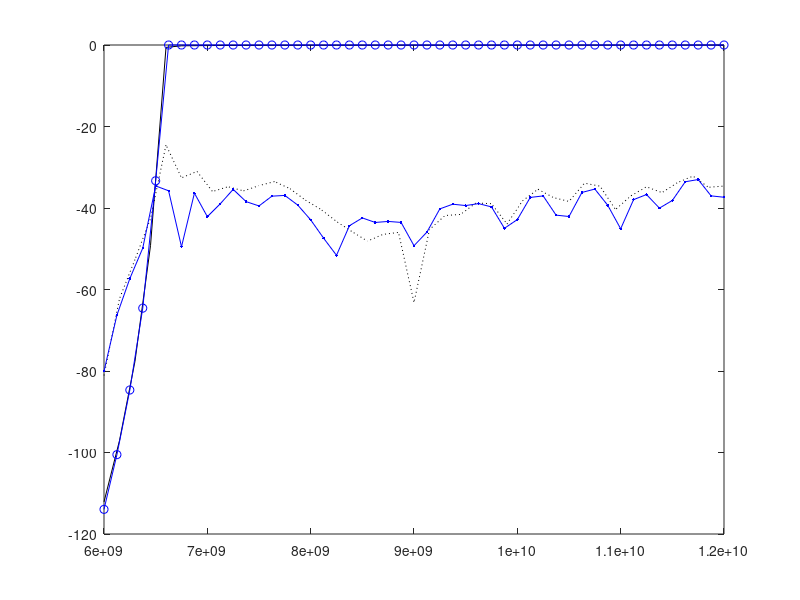

Recreate this plot in MATLAB.
dom = [
6.00000000e+009 -8.004143155419638e+001 -1.139534933240263e+002 -1.139534933240266e+002 -5.105368352334295e+001
6.12500000e+009 -6.629538516099427e+001 -1.005274311045664e+002 -1.005274311045664e+002 -5.116501839740134e+001
6.25000000e+009 -5.731419589828224e+001 -8.466179490474026e+001 -8.466179490474013e+001 -4.938358993738845e+001
6.37500000e+009 -4.984663249224528e+001 -6.457413220756263e+001 -6.457413220756182e+001 -4.910535174100931e+001
6.50000000e+009 -3.458266671450167e+001 -3.332034780048177e+001 -3.332034780048154e+001 -5.203613173673401e+001
6.62500000e+009 -3.577399314030817e+001 -2.157394170977898e-003 -2.157394170841894e-003 -3.579887463272534e+001
6.75000000e+009 -4.951323211386920e+001 -9.627408961559577e-004 -9.627408961627087e-004 -4.959986355867617e+001
6.87500000e+009 -3.634979436331491e+001 -1.874486434259135e-003 -1.874486434195476e-003 -3.633911107725431e+001
7.00000000e+009 -4.212670801072885e+001 -1.119021922024892e-003 -1.119021922031643e-003 -4.219184166303997e+001
7.12500000e+009 -3.897188689867289e+001 -1.403968648165264e-003 -1.403968648145009e-003 -3.898017251187732e+001
7.25000000e+009 -3.543115948624558e+001 -2.110805743412506e-003 -2.110805743405754e-003 -3.543450647249500e+001
7.37500000e+009 -3.843694081244119e+001 -1.519484910132507e-003 -1.519484910126720e-003 -3.840228761913152e+001
7.50000000e+009 -3.949379855196314e+001 -1.404698690620564e-003 -1.404698690698687e-003 -3.951603292410859e+001
7.62500000e+009 -3.709467624261373e+001 -1.795294293891583e-003 -1.795294293846250e-003 -3.712253900433331e+001
7.75000000e+009 -3.691313799383018e+001 -1.873860465412309e-003 -1.873860465422919e-003 -3.691642201538001e+001
7.87500000e+009 -3.928611869349960e+001 -1.543341403632442e-003 -1.543341403640158e-003 -3.926420052084783e+001
8.00000000e+009 -4.290900922976697e+001 -1.296301500919861e-003 -1.296301500867780e-003 -4.284781111604772e+001
8.12500000e+009 -4.739711953381935e+001 -1.198933292970910e-003 -1.198933292849388e-003 -4.732611007649169e+001
8.25000000e+009 -5.160737990691294e+001 -1.199054033785518e-003 -1.199054033803843e-003 -5.167537596339903e+001
8.37500000e+009 -4.434825313483185e+001 -1.383905010174157e-003 -1.383905010070958e-003 -4.431019181533571e+001
8.50000000e+009 -4.243604910358130e+001 -1.531700945593147e-003 -1.531700945579644e-003 -4.236813756683408e+001
8.62500000e+009 -4.354714423579489e+001 -1.533950526454142e-003 -1.533950526432923e-003 -4.350973216406031e+001
8.75000000e+009 -4.329535025714315e+001 -1.604968510111911e-003 -1.604968510070437e-003 -4.334022602806763e+001
8.87500000e+009 -4.353712910689062e+001 -1.661220227336429e-003 -1.661220227375010e-003 -4.357652531089726e+001
9.00000000e+009 -4.925491368142617e+001 -1.591752986966213e-003 -1.591752986973929e-003 -4.932127485669049e+001
9.12500000e+009 -4.591443348438524e+001 -1.722496786846364e-003 -1.722496786801997e-003 -4.599298091678969e+001
9.25000000e+009 -4.021374424386303e+001 -2.102439918008125e-003 -2.102439918020664e-003 -4.019962426914222e+001
9.37500000e+009 -3.906629940220633e+001 -2.313752608536916e-003 -2.313752608570676e-003 -3.899380105888575e+001
9.50000000e+009 -3.940169820692981e+001 -2.355739889458769e-003 -2.355739889482884e-003 -3.933012645464474e+001
9.62500000e+009 -3.892615261572411e+001 -2.489310101995061e-003 -2.489310102033646e-003 -3.894188002973515e+001
9.75000000e+009 -3.973312266676142e+001 -2.482452170148228e-003 -2.482452170207068e-003 -3.978122473659995e+001
9.87500000e+009 -4.498335521274449e+001 -2.261302983016872e-003 -2.261302983052561e-003 -4.488891724052151e+001
1.00000000e+010 -4.283891860582862e+001 -2.447891423516409e-003 -2.447891423421878e-003 -4.273810435388281e+001
1.01250000e+010 -3.740409571497950e+001 -3.101031682992977e-003 -3.101031683080762e-003 -3.742847766164626e+001
1.02500000e+010 -3.703496715374597e+001 -3.271497779440823e-003 -3.271497779388729e-003 -3.709308675139664e+001
1.03750000e+010 -4.175380044119195e+001 -2.818033751191988e-003 -2.818033751222857e-003 -4.190231889032756e+001
1.05000000e+010 -4.208642839626290e+001 -2.909318784609483e-003 -2.909318784613342e-003 -4.225609484854328e+001
1.06250000e+010 -3.618604487624224e+001 -3.794472278710868e-003 -3.794472278338475e-003 -3.624141110163421e+001
1.07500000e+010 -3.535273748600549e+001 -4.143542543682947e-003 -4.143542543598046e-003 -3.537121099671302e+001
1.08750000e+010 -3.933718122121122e+001 -3.529522279159661e-003 -3.529522279222368e-003 -3.925907435695961e+001
1.10000000e+010 -4.510203868337378e+001 -3.292026491633514e-003 -3.292026491675960e-003 -4.481183779486172e+001
1.11250000e+010 -3.794256160359915e+001 -3.973400723046846e-003 -3.973400722909848e-003 -3.798328827963315e+001
1.12500000e+010 -3.670249213760170e+001 -4.337590220213908e-003 -4.337590220202331e-003 -3.678601249558000e+001
1.13750000e+010 -4.002971188888879e+001 -3.997463113068546e-003 -3.997463113000047e-003 -4.024112473056414e+001
1.15000000e+010 -3.815184290154833e+001 -4.380839270340041e-003 -4.380839270349690e-003 -3.834952515557872e+001
1.16250000e+010 -3.356222654338938e+001 -5.773067947155619e-003 -5.773067947101580e-003 -3.364494720143008e+001
1.17500000e+010 -3.301599514413129e+001 -6.211132396211915e-003 -6.211132396254376e-003 -3.304111016038964e+001
1.18750000e+010 -3.702221164985328e+001 -5.122968464768000e-003 -5.122968464649318e-003 -3.688872869881266e+001
1.20000000e+010 -3.736172207922902e+001 -5.244417560906627e-003 -5.244417560936539e-003 -3.722782177456415e+001
];

tfe = [
6.00000000e+009 -7.266350423850078e+001 -1.139548605413789e+002 -1.139548605413791e+002 -5.041800746249838e+001
6.12500000e+009 -6.784340676691495e+001 -1.005285946612745e+002 -1.005285946612751e+002 -5.026159099131613e+001
6.25000000e+009 -5.665189486002879e+001 -8.465752235735968e+001 -8.465752235735965e+001 -4.995129202203414e+001
6.37500000e+009 -4.819756282714094e+001 -6.456315725642989e+001 -6.456315725642980e+001 -4.943310638137744e+001
6.50000000e+009 -3.460177974768954e+001 -3.332490149917519e+001 -3.332490149917516e+001 -5.045149908616666e+001
6.62500000e+009 -3.562509792772622e+001 -1.189416579673409e-003 -1.189416579654120e-003 -3.562509792770631e+001
6.75000000e+009 -4.909715581420555e+001 -5.346522545722416e-005 -5.346522547940383e-005 -4.909715581417773e+001
6.87500000e+009 -3.637076411854573e+001 -1.001746850832072e-003 -1.001746850902476e-003 -3.637076411854637e+001
7.00000000e+009 -4.194089679226174e+001 -2.777848276541732e-004 -2.777848276831039e-004 -4.194089679226654e+001
7.12500000e+009 -3.895932373508892e+001 -5.519243231844909e-004 -5.519243231478441e-004 -3.895932373509275e+001
7.25000000e+009 -3.532532778146486e+001 -1.274427848538443e-003 -1.274427848551945e-003 -3.532532778145402e+001
7.37500000e+009 -3.834494495281956e+001 -6.358015843414568e-004 -6.358015844031783e-004 -3.834494495283266e+001
7.50000000e+009 -3.948459438718925e+001 -4.890455648418033e-004 -4.890455648244444e-004 -3.948459438716340e+001
7.62500000e+009 -3.709899958163407e+001 -8.470844444875906e-004 -8.470844444412984e-004 -3.709899958166253e+001
7.75000000e+009 -3.696913247684545e+001 -8.727999302256615e-004 -8.727999302777405e-004 -3.696913247685076e+001
7.87500000e+009 -3.934434808224955e+001 -5.050969635378592e-004 -5.050969635523250e-004 -3.934434808223875e+001
8.00000000e+009 -4.280357121070081e+001 -2.277396122699584e-004 -2.277396122940672e-004 -4.280357121069441e+001
8.12500000e+009 -4.720364504529526e+001 -8.268446899505142e-005 -8.268446900180177e-005 -4.720364504529934e+001
8.25000000e+009 -5.119851202677535e+001 -3.295601994825403e-005 -3.295601997525530e-005 -5.119851202675258e+001
8.37500000e+009 -4.416542610241454e+001 -1.664370549731333e-004 -1.664370549249160e-004 -4.416542610248649e+001
8.50000000e+009 -4.237522764561815e+001 -2.513472361127464e-004 -2.513472361898949e-004 -4.237522764560937e+001
8.62500000e+009 -4.355988117317341e+001 -1.913399961974237e-004 -1.913399962784290e-004 -4.355988117316973e+001
8.75000000e+009 -4.333886921603657e+001 -2.013295190845852e-004 -2.013295190373321e-004 -4.333886921603253e+001
8.87500000e+009 -4.365503052679840e+001 -1.871934369995625e-004 -1.871934369879903e-004 -4.365503052680818e+001
9.00000000e+009 -4.952446941959493e+001 -4.845513321375716e-005 -4.845513318675584e-005 -4.952446941960601e+001
9.12500000e+009 -4.572536564960220e+001 -1.162126907701323e-004 -1.162126908173850e-004 -4.572536564955671e+001
9.25000000e+009 -4.013477824570678e+001 -4.210440541905414e-004 -4.210440541712539e-004 -4.013477824570620e+001
9.37500000e+009 -3.903114537066635e+001 -5.428713438629647e-004 -5.428713439275787e-004 -3.903114537066047e+001
9.50000000e+009 -3.939156030478794e+001 -4.996354703801040e-004 -4.996354703376712e-004 -3.939156030480147e+001
9.62500000e+009 -3.896470815614093e+001 -5.512404231683434e-004 -5.512404232049902e-004 -3.896470815613306e+001
9.75000000e+009 -3.982994572093759e+001 -4.516607195220922e-004 -4.516607194854458e-004 -3.982994572094300e+001
9.87500000e+009 -4.512515635977297e+001 -1.334367166435649e-004 -1.334367166377788e-004 -4.512515635977320e+001
1.00000000e+010 -4.280354795641705e+001 -2.277408318444512e-004 -2.277408317470516e-004 -4.280354795644661e+001
1.01250000e+010 -3.745240294388785e+001 -7.808777712385844e-004 -7.808777712327979e-004 -3.745240294388065e+001
1.02500000e+010 -3.714294001659412e+001 -8.385563206659744e-004 -8.385563206553658e-004 -3.714294001658792e+001
1.03750000e+010 -4.192053456626539e+001 -2.790903428201427e-004 -2.790903428143565e-004 -4.192053456627570e+001
1.05000000e+010 -4.200023901015457e+001 -2.740148571573553e-004 -2.740148571506048e-004 -4.200023901015793e+001
1.06250000e+010 -3.619431706555158e+001 -1.043289335615589e-003 -1.043289335571224e-003 -3.619431706555030e+001
1.07500000e+010 -3.541500960441042e+001 -1.248377027353226e-003 -1.248377027394698e-003 -3.541500960441437e+001
1.08750000e+010 -3.943689592672420e+001 -4.944466523616277e-004 -4.944466525091781e-004 -3.943689592675029e+001
1.10000000e+010 -4.503642908086420e+001 -1.361909386065919e-004 -1.361909385824833e-004 -4.503642908084998e+001
1.11250000e+010 -3.800664179011073e+001 -6.873129035780093e-004 -6.873129035934397e-004 -3.800664179012060e+001
1.12500000e+010 -3.684522650568524e+001 -8.980625019204447e-004 -8.980625018828320e-004 -3.684522650570216e+001
1.13750000e+010 -4.022856951791668e+001 -4.120481433288342e-004 -4.120481434542028e-004 -4.022856951792585e+001
1.15000000e+010 -3.812617928640850e+001 -6.686514873752440e-004 -6.686514874427521e-004 -3.812617928639639e+001
1.16250000e+010 -3.356878350762728e+001 -1.909859635242558e-003 -1.909859635161537e-003 -3.356878350761045e+001
1.17500000e+010 -3.305886318886364e+001 -2.147857085637622e-003 -2.147857085561421e-003 -3.305886318886865e+001
1.18750000e+010 -3.703835846699640e+001 -8.589965384233251e-004 -8.589965384860126e-004 -3.703835846699219e+001
1.20000000e+010 -3.722064863792028e+001 -8.236840019734357e-004 -8.236840020901305e-004 -3.722064863791520e+001
]

feti = [
    6.00000000e+009 -8.110178321407874e+001 -1.121158057471493e+002               -inf -5.112962003839720e+001
6.15000000e+009 -6.224193159536040e+001 -9.707708094426781e+001               -inf -5.150039756496021e+001
6.30000000e+009 -5.264378131625989e+001 -7.757160124857496e+001 -7.789464588677585e+001 -5.165775699946511e+001
6.45000000e+009 -4.259341733435210e+001 -4.923401170561487e+001 -4.835670911402041e+001 -4.929213209572693e+001
6.60000000e+009 -2.450949566284415e+001 -5.855151697421361e-001 -3.104996300648120e-001 -2.809277734839378e+001
6.75000000e+009 -3.260291670594469e+001 -1.978762292583652e-001 -1.715500157835641e-001 -3.183878841458662e+001
6.90000000e+009 -3.102633321685309e+001 -1.556424367057939e-001 -1.300657414282181e-001 -5.576360575462783e+001
7.05000000e+009 -3.595912304858287e+001 -1.310497851088396e-001 -1.127095006531115e-001 -3.710240262001489e+001
7.20000000e+009 -3.477453137751064e+001 -1.166952702845546e-001 -1.004013226717817e-001 -3.115912526571020e+001
7.35000000e+009 -3.579582852911201e+001 -1.032992425226009e-001 -8.705855150799444e-002 -3.304896660776602e+001
7.50000000e+009 -3.451183678309025e+001 -9.245884904339990e-002 -7.829802933849225e-002 -3.850050760520185e+001
7.65000000e+009 -3.351345878422373e+001 -8.528510643905383e-002 -7.380323427538858e-002 -4.086638476998858e+001
7.80000000e+009 -3.526199127865857e+001 -7.975779293004928e-002 -7.049644892172474e-002 -4.252814040789674e+001
7.95000000e+009 -3.808575551906675e+001 -7.512388742679051e-002 -6.805144354385681e-002 -4.434636483338551e+001
8.10000000e+009 -4.037237477295618e+001 -7.157672912704294e-002 -6.694396143922315e-002 -4.355786966227593e+001
8.25000000e+009 -4.329605021507960e+001 -6.906703401025011e-002 -6.708223153269911e-002 -4.984550173622219e+001
8.40000000e+009 -4.580615723474999e+001 -6.765346942182821e-002 -6.854762345004374e-002 -4.622009706198102e+001
8.55000000e+009 -4.812698121031013e+001 -6.669080065173044e-002 -7.042976381729300e-002 -4.231714215625371e+001
8.70000000e+009 -4.647864533643420e+001 -6.587525206926639e-002 -7.194653979062800e-002 -3.994152050534494e+001
8.85000000e+009 -4.598774530650755e+001 -6.518213798054046e-002 -7.312327766981835e-002 -3.888880973208710e+001
9.00000000e+009 -6.319697411799843e+001 -6.428122252107683e-002 -4.146170466946229e-002 -4.418934634456070e+001
9.15000000e+009 -4.528091940816712e+001 -6.356793393952029e-002 -4.412263077601129e-002 -4.829309202066555e+001
9.30000000e+009 -4.184176844030151e+001 -6.312817189357209e-002 -4.745384778340959e-002 -4.123876641350711e+001
9.45000000e+009 -4.158154868474253e+001 -6.263962559058327e-002 -5.042884696532592e-002 -3.960379250042590e+001
9.60000000e+009 -3.875800737799970e+001 -6.245380184168661e-002 -5.305014197761291e-002 -3.774661210915801e+001
9.75000000e+009 -3.894774752582573e+001 -6.211441899248688e-002 -5.544358237572808e-002 -3.756145110456285e+001
9.90000000e+009 -4.392834418195296e+001 -6.101204580946831e-002 -5.796200711363952e-002 -4.167944551406961e+001
1.00500000e+010 -3.824131175531769e+001 -6.011068403840594e-002 -6.165171646793263e-002 -4.029686074233165e+001
1.02000000e+010 -3.539390863945087e+001 -5.966152578631942e-002 -4.365152879145769e-002 -3.734774070660548e+001
1.03500000e+010 -3.744176701802184e+001 -5.924957001339917e-002 -4.507948109265321e-002 -4.128192182569223e+001
1.05000000e+010 -3.838824051993890e+001 -4.299616374951593e-002 -4.619870627714513e-002 -4.102057882751809e+001
1.06500000e+010 -3.390141817257020e+001 -4.428624917615843e-002 -4.782578784350118e-002 -3.493385885163217e+001
1.08000000e+010 -3.464210694915814e+001 -4.389011018523154e-002 -4.829436299693630e-002 -3.533479254432728e+001
1.09500000e+010 -4.037055839893499e+001 -4.182656813955958e-002 -4.806083697108718e-002 -4.229832963520693e+001
1.11000000e+010 -3.700300504740859e+001 -4.061721619525605e-002 -4.879073906181812e-002 -3.965945414584600e+001
1.12500000e+010 -3.480021710846584e+001 -3.974402397504267e-002 -4.876127524061041e-002 -3.729972941156883e+001
1.14000000e+010 -3.623063451617861e+001 -3.840138370347021e-002 -3.782010753232909e-002 -4.051980741446926e+001
1.15500000e+010 -3.375824729436385e+001 -3.813936957996811e-002 -3.862478876868430e-002 -3.541302089335397e+001
1.17000000e+010 -3.217649160685162e+001 -2.980057126471997e-002 -3.929433051562934e-002 -3.235029331665400e+001
1.18500000e+010 -3.491480810535011e+001 -2.764052025090061e-002 -3.706473620114084e-002 -3.501748024230093e+001
1.20000000e+010 -3.461501249632000e+001 -2.619716144766013e-002 -3.472943665007237e-002 -3.798023539089576e+001
];

feti2 = [
6.00000000e+009 -8.110178321411715e+001 -1.121158057471490e+002               -inf -5.112962003840099e+001
6.25000000e+009 -5.639154042027186e+001 -8.539040825568088e+001 -8.508685242336082e+001 -4.956003115115718e+001
6.50000000e+009 -3.508765096772470e+001 -3.361633490803738e+001 -3.317260926066134e+001 -4.722117023785769e+001
6.75000000e+009 -3.260291670593760e+001 -1.978762292584501e-001 -1.715500157835670e-001 -3.183878841458544e+001
7.00000000e+009 -3.341990692318423e+001 -1.378622857155169e-001 -1.173491338077116e-001 -4.286490254828426e+001
7.25000000e+009 -3.465901240813526e+001 -1.122294455094733e-001 -9.581532520094854e-002 -3.119162032273150e+001
7.50000000e+009 -3.451183678310443e+001 -9.245884904337751e-002 -7.829802933856427e-002 -3.850050760520403e+001
7.75000000e+009 -3.444914649086908e+001 -8.151014089944822e-002 -7.154370908706194e-002 -4.156383080424227e+001
8.00000000e+009 -3.888781165394469e+001 -7.382730567669980e-002 -6.754266376937881e-002 -4.372668636597287e+001
8.25000000e+009 -4.329605021508393e+001 -6.906703401030551e-002 -6.708223153277297e-002 -4.984550173621159e+001
8.50000000e+009 -4.735196656369517e+001 -6.700160175099516e-002 -6.982942803172623e-002 -4.313511054070842e+001
8.75000000e+009 -4.561434317299674e+001 -6.565183883451520e-002 -7.237190659166789e-002 -3.924507759099738e+001
9.00000000e+009 -6.319697411810977e+001 -6.428122252112346e-002 -4.146170466934408e-002 -4.418934634455786e+001
9.25000000e+009 -4.221277228898507e+001 -6.327816451563154e-002 -4.634363167241709e-002 -4.259840879116300e+001
9.50000000e+009 -4.072211435741267e+001 -6.253428444307362e-002 -5.132244085821533e-002 -3.906316608767554e+001
9.75000000e+009 -3.894774752580074e+001 -6.211441899239656e-002 -5.544358237557280e-002 -3.756145110455445e+001
1.00000000e+010 -4.053312672319483e+001 -6.033050466880369e-002 -6.029298352963591e-002 -4.212344417726730e+001
1.02500000e+010 -3.562724348565386e+001 -5.948912693383891e-002 -4.429268818202158e-002 -3.778833465598138e+001
1.05000000e+010 -3.838824051994547e+001 -4.299616374951788e-002 -4.619870627696190e-002 -4.102057882752528e+001
1.07500000e+010 -3.380037976998597e+001 -4.431749861660023e-002 -4.832079213253602e-002 -3.455632846713744e+001
1.10000000e+010 -4.070887304729887e+001 -4.127345536101722e-002 -4.821048589971597e-002 -4.410113133450024e+001
1.12500000e+010 -3.480021710847045e+001 -3.974402397506010e-002 -4.876127524072776e-002 -3.729972941156456e+001
1.15000000e+010 -3.500611334032234e+001 -3.809070901976275e-002 -3.821809156625737e-002 -3.762117948848201e+001
1.17500000e+010 -3.251112623399524e+001 -2.938618383437083e-002 -3.887643910744504e-002 -3.255123464961963e+001
1.20000000e+010 -3.461501249631769e+001 -2.619716144768140e-002 -3.472943665015176e-002 -3.798023539089121e+001];

figure; plot(feti(:,1),feti(:,2),':k', feti(:,1),feti(:,3),'-k', dom(:,1),dom(:,2),'.-b', dom(:,1),dom(:,3),'-ob')

norm(10.^(dom(1:2:end,2)/20)-10.^(feti2(:,2)/20))/ norm(10.^(dom(1:2:end,2)/20))/25
% for i =2:5:101
%      plot(tfe(:,1),tfe(:,i))
%      hold on;
% end